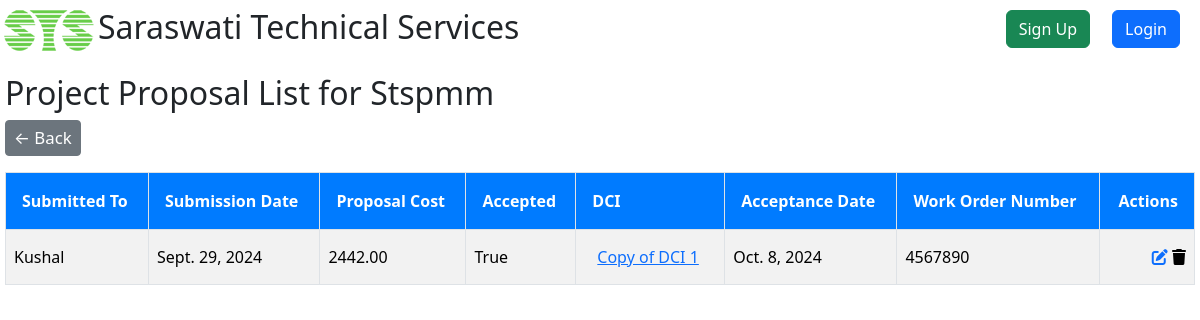
Page /project/ppList/3/ on the committed database.
### Project/models.py (models this page shows, shortened)
class ProjectLead(models.Model):
    projectName = models.CharField(max_length=50)
    cost = models.DecimalField(max_digits=15, decimal_places=2, blank=True, null=True)
    agency = models.CharField(max_length=30, blank=True, null=True)
    approved = models.BooleanField(default=False,null=True,blank=True)
    description = models.TextField(blank=True, null=True)
    sector = models.ForeignKey(Sector, on_delete=models.CASCADE, blank=True, null=True)
    scopeItem = models.ForeignKey(ScopeItem, on_delete=models.CASCADE, blank=True, null=True)
    source = models.CharField(max_length=30)
    sourceDescription = models.TextField(blank=True, null=True)
    def __str__(self):
        return self.projectName

class ProjectProposal(models.Model):
    projectLead = models.OneToOneField(ProjectLead, on_delete=models.CASCADE, blank=True, null=True)
    submittedTo = models.ForeignKey(Client, on_delete=models.CASCADE)
    submissionDate = models.DateField(blank=True, null=True)
    proposalCost = models.DecimalField(max_digits=15, decimal_places=2, blank=True, null=True)
    docControlIndex = models.OneToOneField(DCI, on_delete=models.CASCADE)
    accepted = models.BooleanField(default=False, blank=True, null=True)
    acceptedDate = models.DateField(blank=True, null=True)
    workOrderNo = models.CharField(max_length=15, blank=True, null=True)
    workOrderDate = models.DateField(blank=True, null=True)
    workOrderCost = models.DecimalField(max_digits=15, decimal_places=2, blank=True, null=True)

class Client(models.Model):
    name =  models.CharField(max_length=30,blank=True,null=True)
    address = models.TextField(blank=True,null=True)
    email = models.EmailField(blank=True,null=True)
    mobile = models.CharField(max_length=10,blank=True,null=True)
    def __str__(self):
        return self.name

### DCI/models.py (models this page shows, shortened)
class DCI(models.Model):
    name = models.CharField(max_length=30, blank=True, null=True)
    cost = models.FloatField(blank=True,null=True)

### Project/views.py (the view)
# urls.py: path('ppList/<int:id>/', views.ppList, name="ppList"),
def ppList(request, id):
    projectProposals = ProjectProposal.objects.filter(projectLead=id)
    projectLead = get_object_or_404(ProjectLead, id=id)
    any_approved = projectProposals.filter(accepted=True).exists()
    context = {
        "projectProposals": projectProposals,
        "projectLead": projectLead,
        "id": id,
        "any_approved": any_approved
    }
    return render(request, "project/ppList.html", context)

### Project/templates/project/ppList.html (shortened to what this page needs)
{% extends "registration/base.html" %}
{% block content %}
    <h2>Project Proposal List for {{ projectLead.projectName }}</h2>
    <a href="{% url 'plList' %}" style="text-decoration: none;">
        <button type="button" class="btn btn-secondary btn-sm">
            <span style="font-size: 1.2em;">&#8592; Back</span>
        </button>
    </a>
    <table class="table table-striped table-hover mt-3">
        <thead>
            <tr>
                <th class="text-start border">Submitted To</th>
                <th class="text-start border">Submission Date</th>
                <th class="text-start border">Proposal Cost</th>
                <th class="text-start border">Accepted</th>
                <th class="text-start border">DCI</th>
                <th class="text-start border">Acceptance Date</th>
                <th class="text-start border">Work Order Number</th>
                <th class="text-end border">Actions</th>
            </tr>
        </thead>
        <tbody>
            {% for pp in projectProposals %}
                <tr>
                    <td class="text-start border">{{ pp.submittedTo }}</td>
                    <td class="text-start border">{{ pp.submissionDate }}</td>
                    <td class="text-start border">{{ pp.proposalCost }}</td>
                    <td class="text-start border">{{ pp.accepted }}</td>
                    <td class="text-start border">
                        {% if pp.docControlIndex %}
                            <a href="{% url 'dciDetailView' pp.docControlIndex.id %}" class="btn btn-link">{{ pp.docControlIndex.name }}</a>
                        {% else %}
                            N/A
                        {% endif %}
                    </td>
                    <td class="text-start border">
                        {% if pp.accepted %}
                            {{ pp.acceptedDate }}
                        {% else %}
                            N/A
                        {% endif %}
                    </td>
                    <td class="text-start border">
                        {% if pp.accepted %}
                            {{ pp.workOrderNo }}
                        {% else %}
                            N/A
                        {% endif %}
                    </td>
                    <td class="text-end border">
                        <a href="{% url 'ppUpdateView' pp.id %}" title="Edit"><i class="fas fa-edit"></i></a>
                        <form action="{% url 'ppDeleteView' pp.id %}" method="post" style="display:inline;" id="delete-form-{{ pp.id }}">
                            <button type="submit" style="border:none; background:none; padding:0;" title="Delete">
                                <i class="fas fa-trash"></i>
                            </button>
                        </form>
                    </td>
                </tr>
            {% endfor %}
        </tbody>
    </table>
{% endblock %}

### Base/templates/registration/base.html (style rules this page uses)
html, body { height: 100%; margin: 0; overflow-x,overflow-y: hidden; }
.table-striped tbody tr:nth-of-type(odd) { background-color: #f9f9f9; }
.table th, .table td { vertical-align: middle; }
.table thead th { background-color: #007bff; color: white; text-align: center; }
.table th { padding: 1rem; }

### rows in the picture
ProjectLead: projectName "Stspmm"
ProjectProposal: submittedTo "Kushal", submissionDate "Sept. 29, 2024", proposalCost "2442.00", accepted "True", docControlIndex.name "Copy of DCI 1", acceptedDate "Oct. 8, 2024", workOrderNo "4567890"
